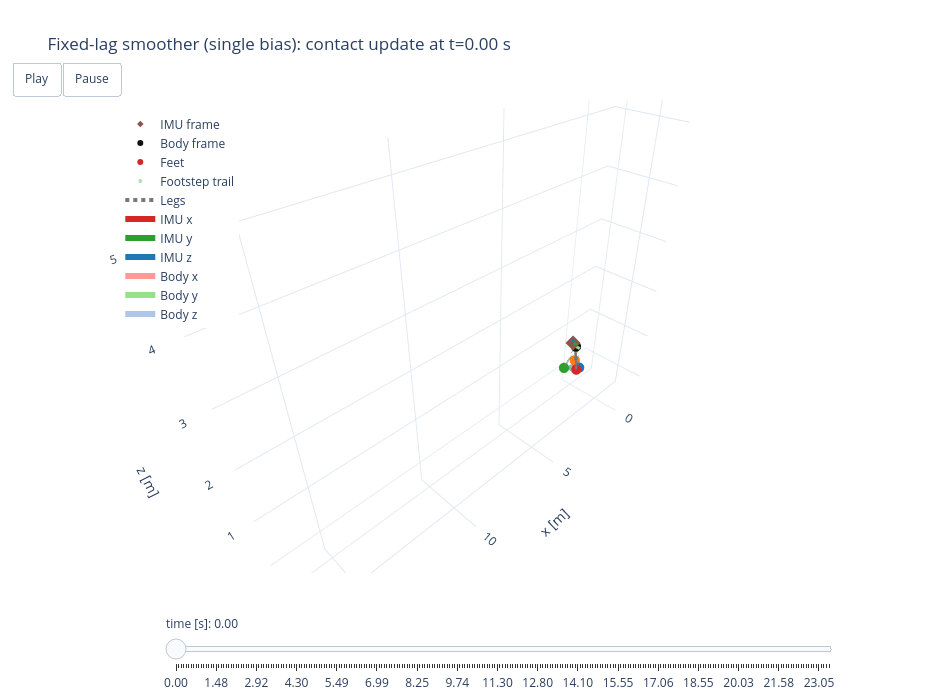
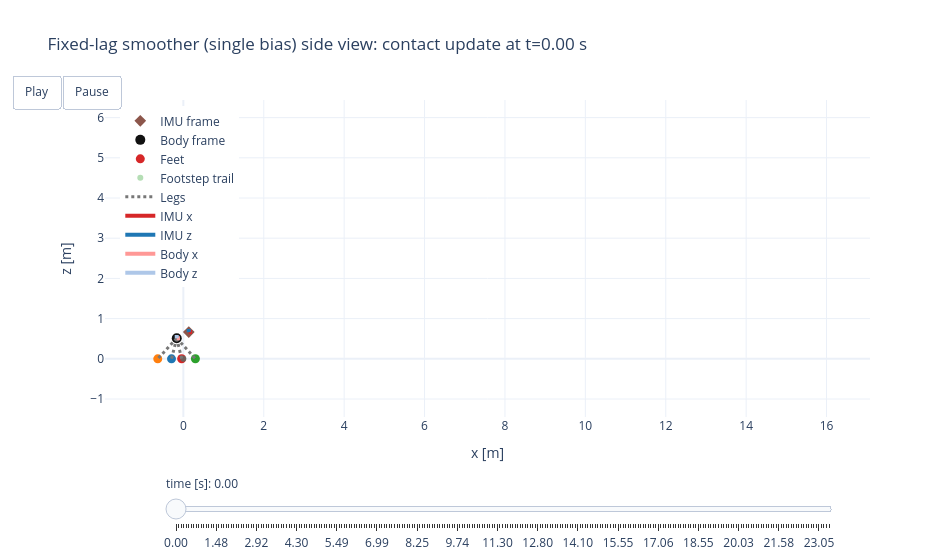

Notebook source saved alongside these figures, in order:
### Markdown cell above
## Animated Geometry

These animations show the estimated body and IMU frames at each contact update. Active feet are connected back to the body origin with dotted leg segments, and past footholds remain behind as a breadcrumb trail once that contact episode ends. The second view projects the same motion into the x-z plane so the staircase profile is easier to read.

### Code cell
ANIMATION_VARIANT = "fixed_lag_single_bias"
results = RESULTS[ANIMATION_VARIANT]
labels = LABELS[ANIMATION_VARIANT]
animation = make_contact_animation(results, labels, start_time_s=DISPLAY_START_TIME_S)
animation.show()

side_animation = make_contact_side_animation(
    results, labels, start_time_s=DISPLAY_START_TIME_S
)
side_animation.show()
